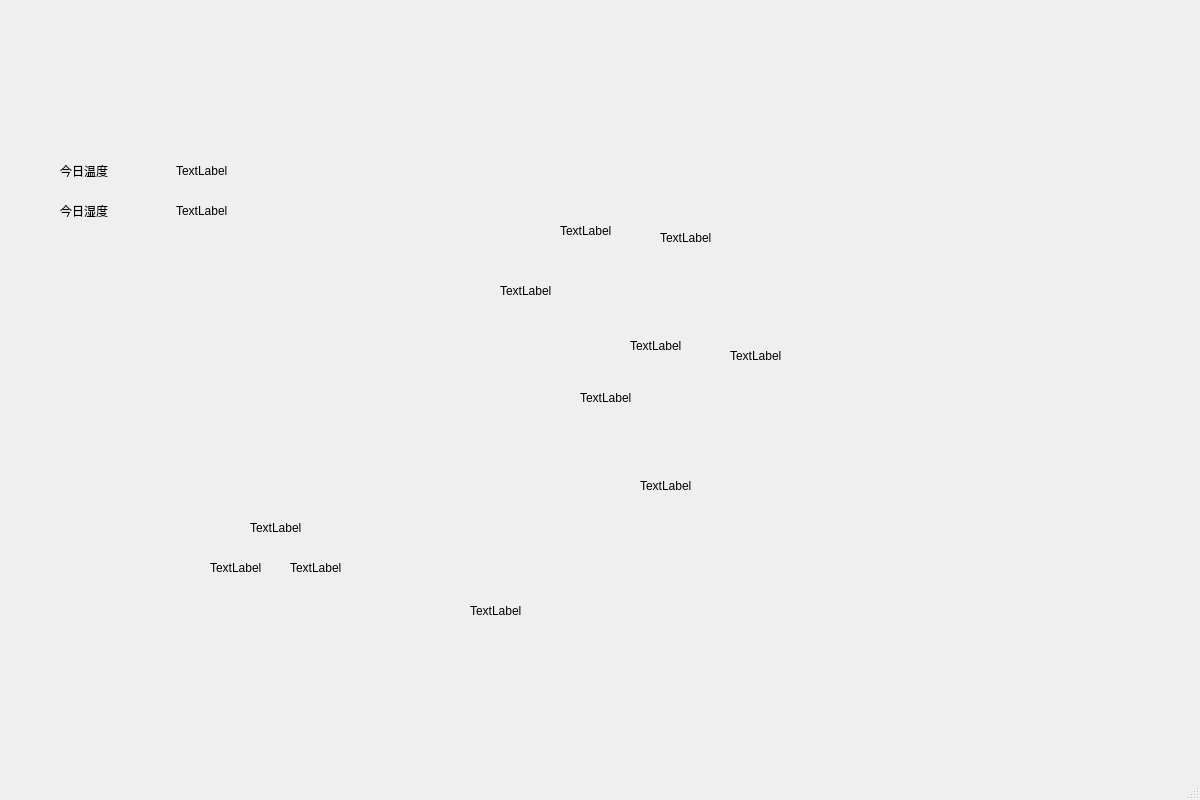
<?xml version="1.0" encoding="UTF-8"?>
<ui version="4.0">
 <class>MainWindow</class>
 <widget class="QMainWindow" name="MainWindow">
  <property name="geometry">
   <rect>
    <x>0</x>
    <y>0</y>
    <width>1200</width>
    <height>800</height>
   </rect>
  </property>
  <property name="maximumSize">
   <size>
    <width>1200</width>
    <height>800</height>
   </size>
  </property>
  <property name="windowTitle">
   <string>MainWindow</string>
  </property>
  <widget class="QWidget" name="centralwidget">
   <widget class="QLabel" name="label">
    <property name="geometry">
     <rect>
      <x>500</x>
      <y>280</y>
      <width>61</width>
      <height>21</height>
     </rect>
    </property>
    <property name="text">
     <string>TextLabel</string>
    </property>
   </widget>
   <widget class="QLabel" name="label_2">
    <property name="geometry">
     <rect>
      <x>640</x>
      <y>480</y>
      <width>54</width>
      <height>12</height>
     </rect>
    </property>
    <property name="text">
     <string>TextLabel</string>
    </property>
   </widget>
   <widget class="QLabel" name="label_3">
    <property name="geometry">
     <rect>
      <x>580</x>
      <y>390</y>
      <width>71</width>
      <height>16</height>
     </rect>
    </property>
    <property name="text">
     <string>TextLabel</string>
    </property>
   </widget>
   <widget class="QLabel" name="label_4">
    <property name="geometry">
     <rect>
      <x>660</x>
      <y>230</y>
      <width>71</width>
      <height>16</height>
     </rect>
    </property>
    <property name="text">
     <string>TextLabel</string>
    </property>
   </widget>
   <widget class="QLabel" name="label_5">
    <property name="geometry">
     <rect>
      <x>630</x>
      <y>340</y>
      <width>54</width>
      <height>12</height>
     </rect>
    </property>
    <property name="text">
     <string>TextLabel</string>
    </property>
   </widget>
   <widget class="QLabel" name="label_6">
    <property name="geometry">
     <rect>
      <x>560</x>
      <y>220</y>
      <width>81</width>
      <height>21</height>
     </rect>
    </property>
    <property name="text">
     <string>TextLabel</string>
    </property>
   </widget>
   <widget class="QLabel" name="label_7">
    <property name="geometry">
     <rect>
      <x>730</x>
      <y>350</y>
      <width>54</width>
      <height>12</height>
     </rect>
    </property>
    <property name="text">
     <string>TextLabel</string>
    </property>
   </widget>
   <widget class="QLabel" name="label_8">
    <property name="geometry">
     <rect>
      <x>470</x>
      <y>600</y>
      <width>71</width>
      <height>21</height>
     </rect>
    </property>
    <property name="text">
     <string>TextLabel</string>
    </property>
   </widget>
   <widget class="QLabel" name="label_9">
    <property name="geometry">
     <rect>
      <x>250</x>
      <y>520</y>
      <width>61</width>
      <height>16</height>
     </rect>
    </property>
    <property name="text">
     <string>TextLabel</string>
    </property>
   </widget>
   <widget class="QLabel" name="label_10">
    <property name="geometry">
     <rect>
      <x>290</x>
      <y>560</y>
      <width>71</width>
      <height>16</height>
     </rect>
    </property>
    <property name="text">
     <string>TextLabel</string>
    </property>
   </widget>
   <widget class="QLabel" name="label_11">
    <property name="geometry">
     <rect>
      <x>210</x>
      <y>560</y>
      <width>61</width>
      <height>16</height>
     </rect>
    </property>
    <property name="text">
     <string>TextLabel</string>
    </property>
   </widget>
   <widget class="QWidget" name="">
    <property name="geometry">
     <rect>
      <x>60</x>
      <y>150</y>
      <width>201</width>
      <height>41</height>
     </rect>
    </property>
    <layout class="QHBoxLayout" name="horizontalLayout" stretch="0,0">
     <property name="spacing">
      <number>30</number>
     </property>
     <item>
      <widget class="QLabel" name="temp_label">
       <property name="text">
        <string>今日温度</string>
       </property>
       <property name="textFormat">
        <enum>Qt::MarkdownText</enum>
       </property>
      </widget>
     </item>
     <item>
      <widget class="QLabel" name="tempvalue_label">
       <property name="text">
        <string>TextLabel</string>
       </property>
      </widget>
     </item>
    </layout>
   </widget>
   <widget class="QWidget" name="">
    <property name="geometry">
     <rect>
      <x>60</x>
      <y>190</y>
      <width>201</width>
      <height>41</height>
     </rect>
    </property>
    <layout class="QHBoxLayout" name="horizontalLayout_2">
     <property name="spacing">
      <number>30</number>
     </property>
     <item>
      <widget class="QLabel" name="humi_label">
       <property name="text">
        <string>今日湿度</string>
       </property>
      </widget>
     </item>
     <item>
      <widget class="QLabel" name="humivalue_label">
       <property name="text">
        <string>TextLabel</string>
       </property>
      </widget>
     </item>
    </layout>
   </widget>
  </widget>
  <widget class="QMenuBar" name="menubar">
   <property name="geometry">
    <rect>
     <x>0</x>
     <y>0</y>
     <width>1200</width>
     <height>23</height>
    </rect>
   </property>
  </widget>
  <widget class="QStatusBar" name="statusbar"/>
 </widget>
 <resources/>
 <connections/>
</ui>
